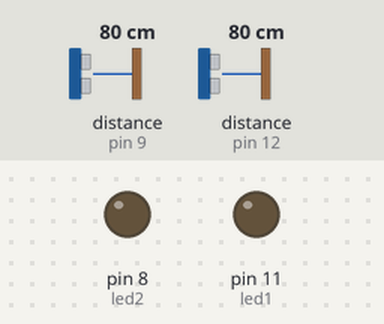
A sketch run on a simulated Arduino Uno, built with avr-gcc and run on an emulated ATmega328P. Parts: output pins drawn as LEDs (lit = HIGH). Wiring (inferred from the names in the program): 2 × ultrasonic range finder: trigger pin 10, echo pin 9 / trigger pin 13, echo pin 12. The test bench sets the inputs (shaded band); at power-on: distance to the obstacle (sensors on pin 9, pin 12) 80 cm. The echo pulse lasts 58.3 µs per cm; pins used as bus, display or sensor lines are not drawn.

Above: at 2.8 s.
2.9 s: distance to the obstacle (sensor on pin 9) set to 245 cm
5.6 s: distance to the obstacle (sensor on pin 9) set to 255 cm
At 7.1 s:
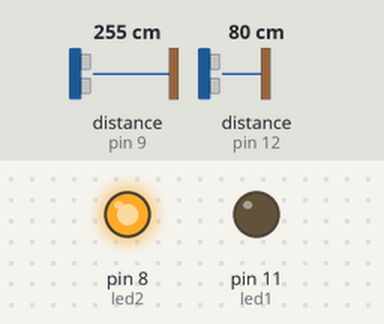
8.3 s: distance to the obstacle (sensor on pin 12) set to 248 cm
11.2 s: distance to the obstacle (sensor on pin 12) set to 254 cm
At 12.9 s:
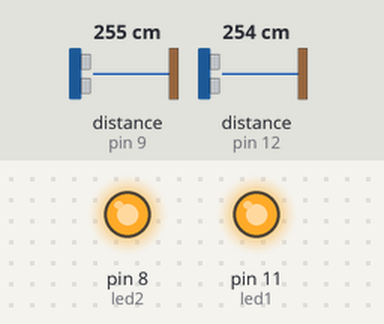
13.9 s: distance to the obstacle (sensor on pin 9) set to 2 cm
At 15.6 s:
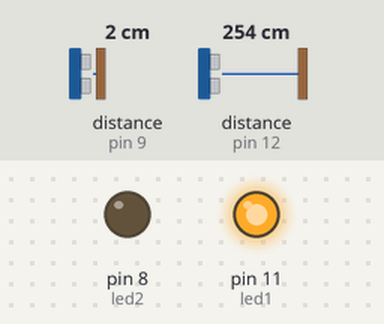
16.6 s: distance to the obstacle (sensor on pin 9) set to 299 cm
At 19.2 s:
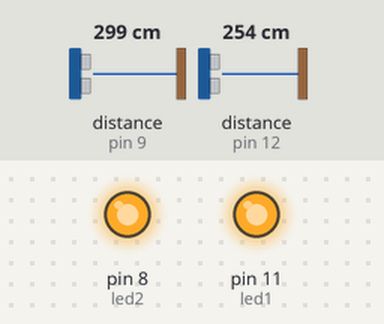
Timing chart, 0 to 20.7 s (numbered marks = the images above; inputs shaded):
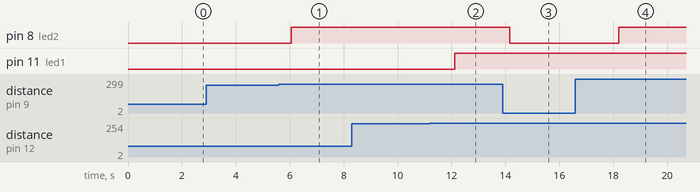

Measured:
- the behaviour switches between 250 and 251 cm on distance to the obstacle (sensor on pin 9) (found by bisection; images 0 and 1)
- the behaviour switches between 250 and 251 cm on distance to the obstacle (sensor on pin 12) (found by bisection; images 1 and 2)
- after the input at 2.9 s, every drawn part: stays the same
- after the input at 5.6 s, pin 8 (led2): LOW → HIGH after 0.46 s
- after the input at 8.3 s, every drawn part: stays the same
- after the input at 11.2 s, pin 11 (led1): LOW → HIGH after 0.93 s
- after the input at 13.9 s, pin 8 (led2): HIGH → LOW after 0.26 s
- after the input at 16.6 s, pin 8 (led2): LOW → HIGH after 1.6 s

The sketch:

test.ino
```cpp
int trigPin1 = 13;
int echoPin1 = 12;
int led1 = 11;
int trigPin2 = 10;
int echoPin2 = 9;
int led2 = 8;

void setup()
{
  Serial.begin (9600);
  pinMode(trigPin1, OUTPUT);
  pinMode(echoPin1, INPUT);
  pinMode(led1, OUTPUT);
  pinMode(trigPin2, OUTPUT);
  pinMode(echoPin2, INPUT);
  pinMode(led2, OUTPUT);
}

void sensor1()
{
  int duration1, distance1;
  digitalWrite (trigPin1, HIGH);
  delayMicroseconds (10);
  digitalWrite (trigPin1, LOW);
  duration1 = pulseIn (echoPin1, HIGH);
  distance1 = (duration1/2) / 29.1;

  if (distance1 > 250)
  {
  digitalWrite(led1,HIGH);
  }
  else
  {
  digitalWrite(led1,LOW);
  }
}
void sensor2(){
  int duration2, distance2;
  digitalWrite (trigPin2, HIGH);
  delayMicroseconds (10);
  digitalWrite (trigPin2, LOW);
  duration2 = pulseIn (echoPin2, HIGH);
  distance2 = (duration2/2) / 29.1;

  if (distance2 >250)
  {
  digitalWrite(led2,HIGH);
  }
  else
  {
  digitalWrite(led2,LOW);
  }
}

void loop()
{
  sensor1();
  sensor2();
  delay(2000);
}
```
